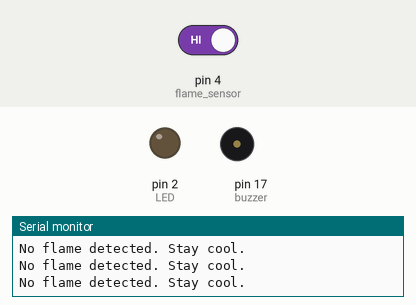
Simulated run of this sketch. Board: Arduino Uno, built with avr-gcc and run on an emulated ATmega328P. On the bench: output pins drawn as LEDs (lit = HIGH), buzzer (waves = sounding, pin HIGH), the last lines printed to the serial monitor. Dashed ring = blinking. The inputs (shaded band) are chosen by the test bench; at power-on: pin 4 (flame_sensor) HIGH.

Above: at 2.8 s.
2.9 s: pin 4 (flame_sensor) driven LOW
At 4.5 s:
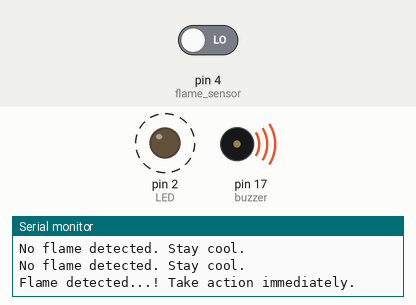
7.0 s: pin 4 (flame_sensor) driven HIGH
At 8.4 s:
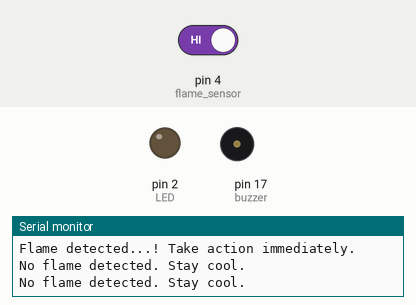
Timing chart, 0 to 10.0 s (numbered marks = the images above; inputs shaded):
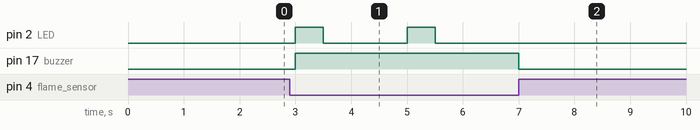

The sketch:

Flame_Sensor_With_LED_And_Buzzer.ino
```cpp
// Define the pins used for the components
int buzzer = 17;         // Pin connected to the buzzer
int LED = 2;             // Pin connected to the LED
int flame_sensor = 4;   // Pin connected to the flame sensor

int flame_detected;      // Variable to store the flame detection status

void setup()
{
  Serial.begin(115200);    // Start serial communication at 9600 bps
  pinMode(buzzer, OUTPUT);   // Set the buzzer pin as an OUTPUT
  pinMode(LED, OUTPUT);       // Set the LED pin as an OUTPUT
  pinMode(flame_sensor, INPUT);  // Set the flame sensor pin as an INPUT
}

void loop()
{
  // Read the status of the flame sensor (0 for flame detected, 1 for no flame detected)
  flame_detected = digitalRead(flame_sensor);

  if (flame_detected == 0)
  {
    // If flame is detected, perform the following actions
    Serial.println("Flame detected...! Take action immediately.");
    digitalWrite(buzzer, HIGH); // Turn ON the buzzer
    digitalWrite(LED, HIGH);    // Turn ON the LED
    delay(500);                 // Wait for 500 milliseconds
    digitalWrite(LED, LOW);     // Turn OFF the LED
    delay(500);                 // Wait for another 500 milliseconds
  }
  else
  {
    // If no flame is detected, perform the following actions
    Serial.println("No flame detected. Stay cool.");
    digitalWrite(buzzer, LOW);  // Turn OFF the buzzer
    digitalWrite(LED, LOW);     // Turn OFF the LED
  }

  delay(1000); // Wait for 1 second before repeating the loop
}
```

Measured:
- after the input at 2.9 s, pin 2 (LED): alternates HIGH for 0.50 s and LOW for 1.5 s, starting after 0.10 s; pin 17 (buzzer): LOW → HIGH after 0.10 s
- after the input at 7.0 s, pin 2 (LED): stops changing and stays LOW; pin 17 (buzzer): HIGH → LOW at once
